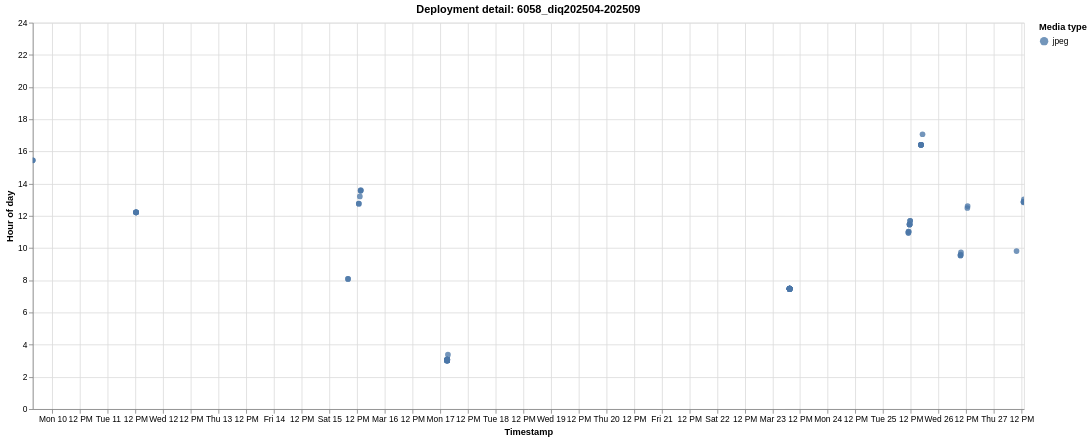

Vega-Lite specification stored for this chart:
### Vega-Lite specification from a JSON file in a GitHub repository (floating-point values rounded to 4 significant figures)
{"$schema": "https://vega.github.io/schema/vega-lite/v6.1.0.json", "config": {"view": {"continuousHeight": 300, "continuousWidth": 300}}, "data": {"name": "data-0048d5c84b74fb1c13a77781d2aae5da"}, "datasets": {"data-0048d5c84b74fb1c13a77781d2aae5da": [{"deployment": "6058_diq202504-202509", "deployment_order": 22, "event_index": 0, "hour_of_day": 15.45, "media_type": "jpeg", "timestamp": "2025-03-09T15:27:02"}, {"deployment": "6058_diq202504-202509", "deployment_order": 22, "event_index": 1, "hour_of_day": 15.45, "media_type": "jpeg", "timestamp": "2025-03-09T15:27:02"}, {"deployment": "6058_diq202504-202509", "deployment_order": 22, "event_index": 2, "hour_of_day": 12.22, "media_type": "jpeg", "timestamp": "2025-03-11T12:13:04"}, {"deployment": "6058_diq202504-202509", "deployment_order": 22, "event_index": 3, "hour_of_day": 12.22, "media_type": "jpeg", "timestamp": "2025-03-11T12:13:05"}, {"deployment": "6058_diq202504-202509", "deployment_order": 22, "event_index": 4, "hour_of_day": 12.22, "media_type": "jpeg", "timestamp": "2025-03-11T12:13:10"}, {"deployment": "6058_diq202504-202509", "deployment_order": 22, "event_index": 5, "hour_of_day": 12.22, "media_type": "jpeg", "timestamp": "2025-03-11T12:13:11"}, {"deployment": "6058_diq202504-202509", "deployment_order": 22, "event_index": 6, "hour_of_day": 12.22, "media_type": "jpeg", "timestamp": "2025-03-11T12:13:17"}, {"deployment": "6058_diq202504-202509", "deployment_order": 22, "event_index": 7, "hour_of_day": 12.22, "media_type": "jpeg", "timestamp": "2025-03-11T12:13:18"}, {"deployment": "6058_diq202504-202509", "deployment_order": 22, "event_index": 8, "hour_of_day": 8.082, "media_type": "jpeg", "timestamp": "2025-03-15T08:04:55"}, {"deployment": "6058_diq202504-202509", "deployment_order": 22, "event_index": 9, "hour_of_day": 8.082, "media_type": "jpeg", "timestamp": "2025-03-15T08:04:55"}, {"deployment": "6058_diq202504-202509", "deployment_order": 22, "event_index": 10, "hour_of_day": 12.76, "media_type": "jpeg", "timestamp": "2025-03-15T12:45:23"}, {"deployment": "6058_diq202504-202509", "deployment_order": 22, "event_index": 11, "hour_of_day": 12.76, "media_type": "jpeg", "timestamp": "2025-03-15T12:45:24"}, {"deployment": "6058_diq202504-202509", "deployment_order": 22, "event_index": 12, "hour_of_day": 13.21, "media_type": "jpeg", "timestamp": "2025-03-15T13:12:24"}, {"deployment": "6058_diq202504-202509", "deployment_order": 22, "event_index": 13, "hour_of_day": 13.55, "media_type": "jpeg", "timestamp": "2025-03-15T13:33:16"}, {"deployment": "6058_diq202504-202509", "deployment_order": 22, "event_index": 14, "hour_of_day": 13.57, "media_type": "jpeg", "timestamp": "2025-03-15T13:34:12"}, {"deployment": "6058_diq202504-202509", "deployment_order": 22, "event_index": 15, "hour_of_day": 13.61, "media_type": "jpeg", "timestamp": "2025-03-15T13:36:20"}, {"deployment": "6058_diq202504-202509", "deployment_order": 22, "event_index": 16, "hour_of_day": 3.018, "media_type": "jpeg", "timestamp": "2025-03-17T03:01:06"}, {"deployment": "6058_diq202504-202509", "deployment_order": 22, "event_index": 17, "hour_of_day": 3.018, "media_type": "jpeg", "timestamp": "2025-03-17T03:01:06"}, {"deployment": "6058_diq202504-202509", "deployment_order": 22, "event_index": 18, "hour_of_day": 3.022, "media_type": "jpeg", "timestamp": "2025-03-17T03:01:18"}, {"deployment": "6058_diq202504-202509", "deployment_order": 22, "event_index": 19, "hour_of_day": 3.022, "media_type": "jpeg", "timestamp": "2025-03-17T03:01:19"}, {"deployment": "6058_diq202504-202509", "deployment_order": 22, "event_index": 20, "hour_of_day": 3.024, "media_type": "jpeg", "timestamp": "2025-03-17T03:01:26"}, {"deployment": "6058_diq202504-202509", "deployment_order": 22, "event_index": 21, "hour_of_day": 3.024, "media_type": "jpeg", "timestamp": "2025-03-17T03:01:26"}, {"deployment": "6058_diq202504-202509", "deployment_order": 22, "event_index": 22, "hour_of_day": 3.026, "media_type": "jpeg", "timestamp": "2025-03-17T03:01:35"}, {"deployment": "6058_diq202504-202509", "deployment_order": 22, "event_index": 23, "hour_of_day": 3.026, "media_type": "jpeg", "timestamp": "2025-03-17T03:01:35"}, {"deployment": "6058_diq202504-202509", "deployment_order": 22, "event_index": 24, "hour_of_day": 3.029, "media_type": "jpeg", "timestamp": "2025-03-17T03:01:45"}, {"deployment": "6058_diq202504-202509", "deployment_order": 22, "event_index": 25, "hour_of_day": 3.029, "media_type": "jpeg", "timestamp": "2025-03-17T03:01:45"}, {"deployment": "6058_diq202504-202509", "deployment_order": 22, "event_index": 26, "hour_of_day": 3.034, "media_type": "jpeg", "timestamp": "2025-03-17T03:02:03"}, {"deployment": "6058_diq202504-202509", "deployment_order": 22, "event_index": 27, "hour_of_day": 3.034, "media_type": "jpeg", "timestamp": "2025-03-17T03:02:03"}, {"deployment": "6058_diq202504-202509", "deployment_order": 22, "event_index": 28, "hour_of_day": 3.037, "media_type": "jpeg", "timestamp": "2025-03-17T03:02:13"}, {"deployment": "6058_diq202504-202509", "deployment_order": 22, "event_index": 29, "hour_of_day": 3.037, "media_type": "jpeg", "timestamp": "2025-03-17T03:02:13"}, {"deployment": "6058_diq202504-202509", "deployment_order": 22, "event_index": 30, "hour_of_day": 3.039, "media_type": "jpeg", "timestamp": "2025-03-17T03:02:22"}, {"deployment": "6058_diq202504-202509", "deployment_order": 22, "event_index": 31, "hour_of_day": 3.039, "media_type": "jpeg", "timestamp": "2025-03-17T03:02:22"}, {"deployment": "6058_diq202504-202509", "deployment_order": 22, "event_index": 32, "hour_of_day": 3.042, "media_type": "jpeg", "timestamp": "2025-03-17T03:02:31"}, {"deployment": "6058_diq202504-202509", "deployment_order": 22, "event_index": 33, "hour_of_day": 3.042, "media_type": "jpeg", "timestamp": "2025-03-17T03:02:31"}, {"deployment": "6058_diq202504-202509", "deployment_order": 22, "event_index": 34, "hour_of_day": 3.046, "media_type": "jpeg", "timestamp": "2025-03-17T03:02:45"}, {"deployment": "6058_diq202504-202509", "deployment_order": 22, "event_index": 35, "hour_of_day": 3.046, "media_type": "jpeg", "timestamp": "2025-03-17T03:02:45"}, {"deployment": "6058_diq202504-202509", "deployment_order": 22, "event_index": 36, "hour_of_day": 3.049, "media_type": "jpeg", "timestamp": "2025-03-17T03:02:55"}, {"deployment": "6058_diq202504-202509", "deployment_order": 22, "event_index": 37, "hour_of_day": 3.049, "media_type": "jpeg", "timestamp": "2025-03-17T03:02:55"}, {"deployment": "6058_diq202504-202509", "deployment_order": 22, "event_index": 38, "hour_of_day": 3.051, "media_type": "jpeg", "timestamp": "2025-03-17T03:03:03"}, {"deployment": "6058_diq202504-202509", "deployment_order": 22, "event_index": 39, "hour_of_day": 3.051, "media_type": "jpeg", "timestamp": "2025-03-17T03:03:03"}, {"deployment": "6058_diq202504-202509", "deployment_order": 22, "event_index": 40, "hour_of_day": 3.056, "media_type": "jpeg", "timestamp": "2025-03-17T03:03:21"}, {"deployment": "6058_diq202504-202509", "deployment_order": 22, "event_index": 41, "hour_of_day": 3.056, "media_type": "jpeg", "timestamp": "2025-03-17T03:03:21"}, {"deployment": "6058_diq202504-202509", "deployment_order": 22, "event_index": 42, "hour_of_day": 3.058, "media_type": "jpeg", "timestamp": "2025-03-17T03:03:30"}, {"deployment": "6058_diq202504-202509", "deployment_order": 22, "event_index": 43, "hour_of_day": 3.058, "media_type": "jpeg", "timestamp": "2025-03-17T03:03:30"}, {"deployment": "6058_diq202504-202509", "deployment_order": 22, "event_index": 44, "hour_of_day": 3.061, "media_type": "jpeg", "timestamp": "2025-03-17T03:03:40"}, {"deployment": "6058_diq202504-202509", "deployment_order": 22, "event_index": 45, "hour_of_day": 3.061, "media_type": "jpeg", "timestamp": "2025-03-17T03:03:40"}, {"deployment": "6058_diq202504-202509", "deployment_order": 22, "event_index": 46, "hour_of_day": 3.064, "media_type": "jpeg", "timestamp": "2025-03-17T03:03:49"}, {"deployment": "6058_diq202504-202509", "deployment_order": 22, "event_index": 47, "hour_of_day": 3.064, "media_type": "jpeg", "timestamp": "2025-03-17T03:03:49"}, {"deployment": "6058_diq202504-202509", "deployment_order": 22, "event_index": 48, "hour_of_day": 3.067, "media_type": "jpeg", "timestamp": "2025-03-17T03:04:01"}, {"deployment": "6058_diq202504-202509", "deployment_order": 22, "event_index": 49, "hour_of_day": 3.067, "media_type": "jpeg", "timestamp": "2025-03-17T03:04:01"}, {"deployment": "6058_diq202504-202509", "deployment_order": 22, "event_index": 50, "hour_of_day": 3.069, "media_type": "jpeg", "timestamp": "2025-03-17T03:04:10"}, {"deployment": "6058_diq202504-202509", "deployment_order": 22, "event_index": 51, "hour_of_day": 3.069, "media_type": "jpeg", "timestamp": "2025-03-17T03:04:10"}, {"deployment": "6058_diq202504-202509", "deployment_order": 22, "event_index": 52, "hour_of_day": 3.072, "media_type": "jpeg", "timestamp": "2025-03-17T03:04:19"}, {"deployment": "6058_diq202504-202509", "deployment_order": 22, "event_index": 53, "hour_of_day": 3.072, "media_type": "jpeg", "timestamp": "2025-03-17T03:04:19"}, {"deployment": "6058_diq202504-202509", "deployment_order": 22, "event_index": 54, "hour_of_day": 3.074, "media_type": "jpeg", "timestamp": "2025-03-17T03:04:28"}, {"deployment": "6058_diq202504-202509", "deployment_order": 22, "event_index": 55, "hour_of_day": 3.074, "media_type": "jpeg", "timestamp": "2025-03-17T03:04:28"}, {"deployment": "6058_diq202504-202509", "deployment_order": 22, "event_index": 56, "hour_of_day": 3.38, "media_type": "jpeg", "timestamp": "2025-03-17T03:22:48"}, {"deployment": "6058_diq202504-202509", "deployment_order": 22, "event_index": 57, "hour_of_day": 7.464, "media_type": "jpeg", "timestamp": "2025-03-23T07:27:52"}, {"deployment": "6058_diq202504-202509", "deployment_order": 22, "event_index": 58, "hour_of_day": 7.464, "media_type": "jpeg", "timestamp": "2025-03-23T07:27:52"}, {"deployment": "6058_diq202504-202509", "deployment_order": 22, "event_index": 59, "hour_of_day": 7.466, "media_type": "jpeg", "timestamp": "2025-03-23T07:27:59"}, {"deployment": "6058_diq202504-202509", "deployment_order": 22, "event_index": 60, "hour_of_day": 7.466, "media_type": "jpeg", "timestamp": "2025-03-23T07:27:59"}, {"deployment": "6058_diq202504-202509", "deployment_order": 22, "event_index": 61, "hour_of_day": 7.468, "media_type": "jpeg", "timestamp": "2025-03-23T07:28:05"}, {"deployment": "6058_diq202504-202509", "deployment_order": 22, "event_index": 62, "hour_of_day": 7.468, "media_type": "jpeg", "timestamp": "2025-03-23T07:28:05"}, {"deployment": "6058_diq202504-202509", "deployment_order": 22, "event_index": 63, "hour_of_day": 7.47, "media_type": "jpeg", "timestamp": "2025-03-23T07:28:12"}, {"deployment": "6058_diq202504-202509", "deployment_order": 22, "event_index": 64, "hour_of_day": 7.47, "media_type": "jpeg", "timestamp": "2025-03-23T07:28:12"}, {"deployment": "6058_diq202504-202509", "deployment_order": 22, "event_index": 65, "hour_of_day": 7.473, "media_type": "jpeg", "timestamp": "2025-03-23T07:28:22"}, {"deployment": "6058_diq202504-202509", "deployment_order": 22, "event_index": 66, "hour_of_day": 7.473, "media_type": "jpeg", "timestamp": "2025-03-23T07:28:22"}, {"deployment": "6058_diq202504-202509", "deployment_order": 22, "event_index": 67, "hour_of_day": 7.475, "media_type": "jpeg", "timestamp": "2025-03-23T07:28:29"}, {"deployment": "6058_diq202504-202509", "deployment_order": 22, "event_index": 68, "hour_of_day": 7.475, "media_type": "jpeg", "timestamp": "2025-03-23T07:28:29"}, {"deployment": "6058_diq202504-202509", "deployment_order": 22, "event_index": 69, "hour_of_day": 7.477, "media_type": "jpeg", "timestamp": "2025-03-23T07:28:36"}, {"deployment": "6058_diq202504-202509", "deployment_order": 22, "event_index": 70, "hour_of_day": 7.477, "media_type": "jpeg", "timestamp": "2025-03-23T07:28:36"}, {"deployment": "6058_diq202504-202509", "deployment_order": 22, "event_index": 71, "hour_of_day": 7.479, "media_type": "jpeg", "timestamp": "2025-03-23T07:28:43"}, {"deployment": "6058_diq202504-202509", "deployment_order": 22, "event_index": 72, "hour_of_day": 7.479, "media_type": "jpeg", "timestamp": "2025-03-23T07:28:43"}, {"deployment": "6058_diq202504-202509", "deployment_order": 22, "event_index": 73, "hour_of_day": 7.48, "media_type": "jpeg", "timestamp": "2025-03-23T07:28:49"}, {"deployment": "6058_diq202504-202509", "deployment_order": 22, "event_index": 74, "hour_of_day": 7.48, "media_type": "jpeg", "timestamp": "2025-03-23T07:28:49"}, {"deployment": "6058_diq202504-202509", "deployment_order": 22, "event_index": 75, "hour_of_day": 7.482, "media_type": "jpeg", "timestamp": "2025-03-23T07:28:55"}, {"deployment": "6058_diq202504-202509", "deployment_order": 22, "event_index": 76, "hour_of_day": 7.482, "media_type": "jpeg", "timestamp": "2025-03-23T07:28:56"}, {"deployment": "6058_diq202504-202509", "deployment_order": 22, "event_index": 77, "hour_of_day": 7.484, "media_type": "jpeg", "timestamp": "2025-03-23T07:29:02"}, {"deployment": "6058_diq202504-202509", "deployment_order": 22, "event_index": 78, "hour_of_day": 7.484, "media_type": "jpeg", "timestamp": "2025-03-23T07:29:03"}, {"deployment": "6058_diq202504-202509", "deployment_order": 22, "event_index": 79, "hour_of_day": 7.487, "media_type": "jpeg", "timestamp": "2025-03-23T07:29:15"}, {"deployment": "6058_diq202504-202509", "deployment_order": 22, "event_index": 80, "hour_of_day": 7.487, "media_type": "jpeg", "timestamp": "2025-03-23T07:29:15"}, {"deployment": "6058_diq202504-202509", "deployment_order": 22, "event_index": 81, "hour_of_day": 10.95, "media_type": "jpeg", "timestamp": "2025-03-25T10:56:49"}, {"deployment": "6058_diq202504-202509", "deployment_order": 22, "event_index": 82, "hour_of_day": 10.95, "media_type": "jpeg", "timestamp": "2025-03-25T10:56:50"}, {"deployment": "6058_diq202504-202509", "deployment_order": 22, "event_index": 83, "hour_of_day": 11.03, "media_type": "jpeg", "timestamp": "2025-03-25T11:01:47"}, {"deployment": "6058_diq202504-202509", "deployment_order": 22, "event_index": 84, "hour_of_day": 11.03, "media_type": "jpeg", "timestamp": "2025-03-25T11:01:48"}, {"deployment": "6058_diq202504-202509", "deployment_order": 22, "event_index": 85, "hour_of_day": 11.47, "media_type": "jpeg", "timestamp": "2025-03-25T11:28:10"}, {"deployment": "6058_diq202504-202509", "deployment_order": 22, "event_index": 86, "hour_of_day": 11.47, "media_type": "jpeg", "timestamp": "2025-03-25T11:28:11"}, {"deployment": "6058_diq202504-202509", "deployment_order": 22, "event_index": 87, "hour_of_day": 11.47, "media_type": "jpeg", "timestamp": "2025-03-25T11:28:17"}, {"deployment": "6058_diq202504-202509", "deployment_order": 22, "event_index": 88, "hour_of_day": 11.47, "media_type": "jpeg", "timestamp": "2025-03-25T11:28:18"}, {"deployment": "6058_diq202504-202509", "deployment_order": 22, "event_index": 89, "hour_of_day": 11.69, "media_type": "jpeg", "timestamp": "2025-03-25T11:41:36"}, {"deployment": "6058_diq202504-202509", "deployment_order": 22, "event_index": 90, "hour_of_day": 11.69, "media_type": "jpeg", "timestamp": "2025-03-25T11:41:37"}, {"deployment": "6058_diq202504-202509", "deployment_order": 22, "event_index": 91, "hour_of_day": 16.41, "media_type": "jpeg", "timestamp": "2025-03-25T16:24:37"}, {"deployment": "6058_diq202504-202509", "deployment_order": 22, "event_index": 92, "hour_of_day": 16.41, "media_type": "jpeg", "timestamp": "2025-03-25T16:24:38"}, {"deployment": "6058_diq202504-202509", "deployment_order": 22, "event_index": 93, "hour_of_day": 16.41, "media_type": "jpeg", "timestamp": "2025-03-25T16:24:50"}, {"deployment": "6058_diq202504-202509", "deployment_order": 22, "event_index": 94, "hour_of_day": 16.41, "media_type": "jpeg", "timestamp": "2025-03-25T16:24:51"}, {"deployment": "6058_diq202504-202509", "deployment_order": 22, "event_index": 95, "hour_of_day": 16.42, "media_type": "jpeg", "timestamp": "2025-03-25T16:25:03"}, {"deployment": "6058_diq202504-202509", "deployment_order": 22, "event_index": 96, "hour_of_day": 16.42, "media_type": "jpeg", "timestamp": "2025-03-25T16:25:04"}, {"deployment": "6058_diq202504-202509", "deployment_order": 22, "event_index": 97, "hour_of_day": 17.07, "media_type": "jpeg", "timestamp": "2025-03-25T17:04:11"}, {"deployment": "6058_diq202504-202509", "deployment_order": 22, "event_index": 98, "hour_of_day": 9.543, "media_type": "jpeg", "timestamp": "2025-03-26T09:32:34"}, {"deployment": "6058_diq202504-202509", "deployment_order": 22, "event_index": 99, "hour_of_day": 9.543, "media_type": "jpeg", "timestamp": "2025-03-26T09:32:35"}, {"deployment": "6058_diq202504-202509", "deployment_order": 22, "event_index": 100, "hour_of_day": 9.597, "media_type": "jpeg", "timestamp": "2025-03-26T09:35:50"}, {"deployment": "6058_diq202504-202509", "deployment_order": 22, "event_index": 101, "hour_of_day": 9.731, "media_type": "jpeg", "timestamp": "2025-03-26T09:43:53"}, {"deployment": "6058_diq202504-202509", "deployment_order": 22, "event_index": 102, "hour_of_day": 12.49, "media_type": "jpeg", "timestamp": "2025-03-26T12:29:18"}, {"deployment": "6058_diq202504-202509", "deployment_order": 22, "event_index": 103, "hour_of_day": 12.61, "media_type": "jpeg", "timestamp": "2025-03-26T12:36:42"}, {"deployment": "6058_diq202504-202509", "deployment_order": 22, "event_index": 104, "hour_of_day": 9.815, "media_type": "jpeg", "timestamp": "2025-03-27T09:48:55"}, {"deployment": "6058_diq202504-202509", "deployment_order": 22, "event_index": 105, "hour_of_day": 12.84, "media_type": "jpeg", "timestamp": "2025-03-27T12:50:37"}, {"deployment": "6058_diq202504-202509", "deployment_order": 22, "event_index": 106, "hour_of_day": 12.88, "media_type": "jpeg", "timestamp": "2025-03-27T12:52:33"}, {"deployment": "6058_diq202504-202509", "deployment_order": 22, "event_index": 107, "hour_of_day": 12.88, "media_type": "jpeg", "timestamp": "2025-03-27T12:53:02"}, {"deployment": "6058_diq202504-202509", "deployment_order": 22, "event_index": 108, "hour_of_day": 13.03, "media_type": "jpeg", "timestamp": "2025-03-27T13:01:42"}]}, "encoding": {"color": {"field": "media_type", "scale": {"scheme": "tableau10"}, "title": "Media type", "type": "nominal"}, "shape": {"field": "media_type", "title": "Media type", "type": "nominal"}, "tooltip": [{"field": "deployment", "title": "Deployment", "type": "nominal"}, {"field": "timestamp", "format": "%Y-%m-%d %H:%M:%S", "title": "Timestamp", "type": "temporal"}, {"field": "hour_of_day", "format": ".2f", "title": "Hour of day", "type": "quantitative"}, {"field": "media_type", "title": "Media type", "type": "nominal"}], "x": {"field": "timestamp", "title": "Timestamp", "type": "temporal"}, "y": {"field": "hour_of_day", "scale": {"domain": [0, 24]}, "title": "Hour of day", "type": "quantitative"}}, "height": 460, "mark": {"opacity": 0.78, "size": 46, "type": "circle"}, "params": [{"bind": "scales", "name": "param_1e9efca18e7a2868", "select": {"encodings": ["x", "y"], "type": "interval"}}], "title": "Deployment detail: 6058_diq202504-202509", "width": 1180}
